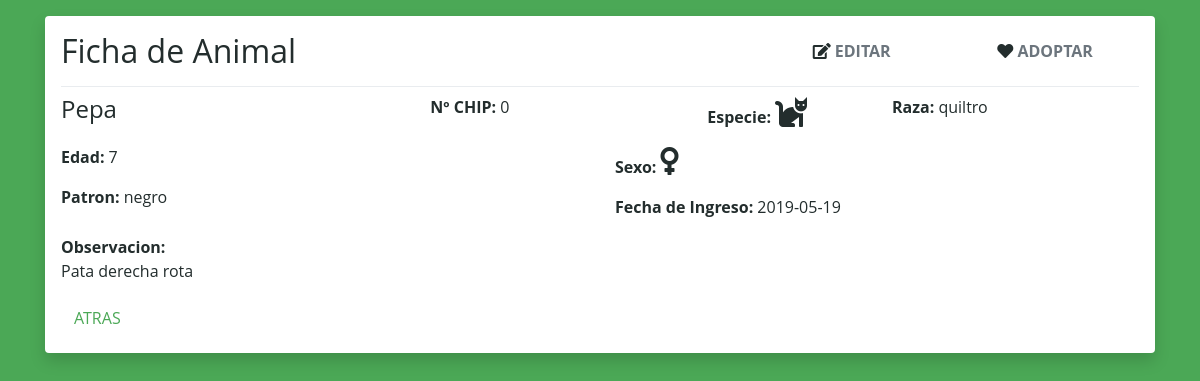
Before: /src/php/view/view-animal.php?cod=anm-002 with the older database file.
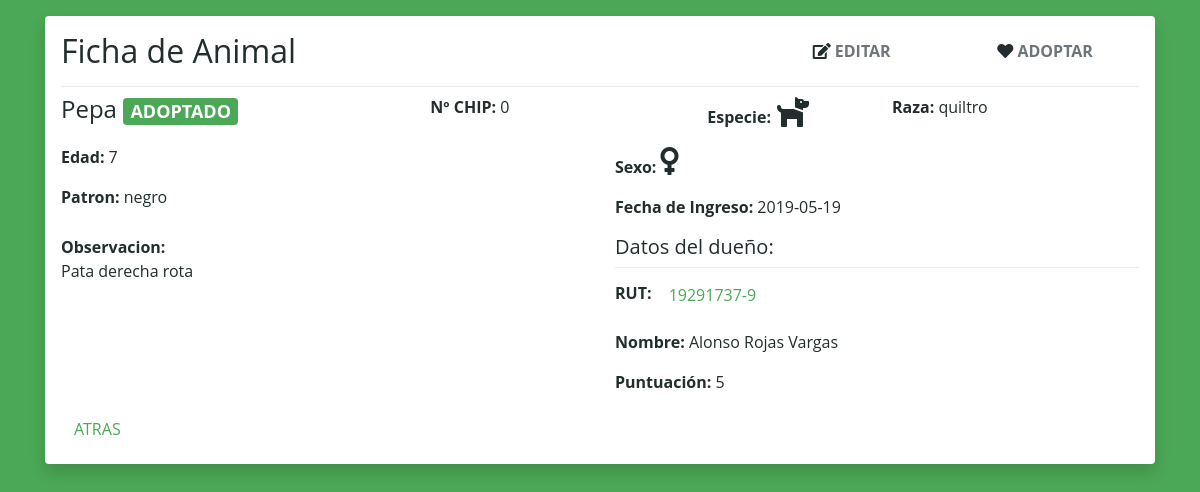
After: the same page with the newer database file.
### tables this page shows
CREATE TABLE `animal` (
  `cod` varchar(10) NOT NULL,
  `codDueno` varchar(10) DEFAULT NULL,
  `codOrganizacion` varchar(10) NOT NULL,
  `nombre` varchar(50) NOT NULL,
  `edad` int(11) NOT NULL,
  `fechaIngreso` date DEFAULT NULL,
  `especie` varchar(30) NOT NULL,
  `raza` varchar(100) NOT NULL,
  `patron` varchar(30) NOT NULL,
  `sexo` char(1) DEFAULT NULL,
  `observacion` text NOT NULL,
  `chip` int(15) DEFAULT NULL
);

CREATE TABLE `dueno` (
  `cod` varchar(10) NOT NULL,
  `nombre` varchar(50) NOT NULL,
  `apellidoPaterno` varchar(50) NOT NULL,
  `apellidoMaterno` varchar(50) NOT NULL,
  `fechaAdopcion` date NOT NULL,
  `puntuacionAdoptante` int(11) NOT NULL
);

### src/php/model/dao/AnimalDao.php (called while the page is built, shortened)
<?php
include_once '../model/dto/Animal.php';
include_once '../model/dto/Dueño.php';
include_once '../model/dto/Organizacion.php';
include_once '../model/dao/DueñoDao.php';
class AnimalDao
{
    function buscarAnimal($codigo)
    {
        $con = new Conexion();
        $conn = $con->Conectar();
        $sql = "SELECT * FROM animal WHERE cod = ?";
        $conn->set_charset("utf8");
        $statement = $conn->prepare($sql);
        $statement->bind_param('s',$codigo);
        $statement->execute();
        $result = $statement->get_result();
        if ($result->num_rows > 0) {
            $fila = $result->fetch_assoc();
            $animal = new Animal($fila["cod"], new Organizacion($fila["codOrganizacion"],NULL), new Dueño($fila["codDueno"],NULL,NULL,NULL,NULL,NULL),
                $fila["nombre"], $fila["edad"], $fila["fechaIngreso"], $fila["especie"], $fila["raza"],
                $fila["patron"], $fila["sexo"], $fila["observacion"], $fila["chip"]);
            return $animal;
        } else {
            echo "0 results";
            return null;
        }
    }
}
?>

### src/php/model/dto/Animal.php (called while the page is built, shortened)
<?php
include_once "Dueño.php";
include_once "Organizacion.php";
class Animal
{
    private $codigo = "anm-000";
    private $organizacion;
    private $nombre;
    private $edad;
    private $fechaInfreso;
    private $especie;
    private $raza;
    private $patron;
    private $sexo;
    private $observacion;
    private $chip;
    public function __construct($codigo, $organizacion, $dueño, $nombre, $edad, $fechaInfreso, $especie, $raza, $patron, $sexo, $observacion, $chip)
    {
        $this->codigo = is_null($codigo)?$this->codigo:$codigo;
        $this->organizacion = is_null($organizacion)?new Organizacion(NULL,NULL):$organizacion;
        $this->nombre = is_null($nombre)?$this->nombre:$nombre;
        $this->edad = is_null($edad)?$this->edad:$edad;
        $this->fechaInfreso = is_null($fechaInfreso)?$this->fechaInfreso:$fechaInfreso;
        $this->especie = is_null($especie)?$this->especie:$especie;
        $this->raza = is_null($raza)?$this->raza:$raza;
        $this->patron = is_null($patron)?$this->patron:$patron;
        $this->sexo = is_null($sexo)?$this->sexo:$sexo;
        $this->observacion = is_null($observacion)?$this->observacion:$observacion;
        $this->chip = is_null($chip)?$this->chip:$chip;
    }
    public function getCodigo(){
        return $this->codigo;
    }
    public function getCodigoOrganizacion(){
        return $this->organizacion->getCodigo();
    }
    public function getNombre(){
        return $this->nombre;
    }
    public function getEdad(){
        return $this->edad;
    }
    public function getFechaIngreso(){
        return $this->fechaInfreso;
    }
    public function getEspecie(){
        return $this->especie;
    }
    public function getRaza(){
        return $this->raza;
    }
    public function getPatron(){
        return $this->patron;
    }
    public function getSexo(){
        return $this->sexo;
    }
    public function getObservacion(){
        return $this->observacion;
    }
    public function getChip(){
        return $this->chip;
    }
}
?>

### src/php/model/dto/Organizacion.php (called while the page is built, shortened)
<?php
class Organizacion
{
    private $codigo;
    public function __construct($codigo, $nombre)
    {
        $this->codigo = is_null($codigo)?$this->codigo:$codigo;
    }
    public function getCodigo()
    {
        return $this->codigo;
    }
}
?>

### src/php/model/dao/DueñoDao.php (called while the page is built, shortened)
<?php
include_once '../model/dto/Dueño.php';
class DueñoDao
{
    function buscarDueño($codigo)
    {
        $con = new Conexion();
        $conn = $con->Conectar();
        $sql = "SELECT * FROM dueno WHERE cod = ?";
        $statement = $conn->prepare($sql);
        $statement->bind_param('s',$codigo);
        $statement->execute();
        $result = $statement->get_result();
        if ($result->num_rows > 0) {
            $fila = $result->fetch_assoc();
            $dueño = new Dueño($fila["cod"], $fila["nombre"], $fila["apellidoPaterno"],
            $fila["apellidoMaterno"], $fila["fechaAdopcion"], $fila["puntuacionAdoptante"]);
            return $dueño;
        } else {
            return null;
        }
    }
}
?>

### src/php/model/dto/Dueño.php (called while the page is built, shortened)
<?php
class Dueño
{
    private $codigo;
    private $nombre;
    private $apellidoPaterno;
    private $apellidoMaterno;
    private $puntuacionAdoptante;
    public function __construct($codigo, $nombre, $apellidoPaterno, $apellidoMaterno, $fechaAdopcion, $puntuacionAdoptante)
    {
        $this->codigo = is_null($codigo)?$this->codigo:$codigo;
        $this->nombre = is_null($nombre)?$this->nombre:$nombre;
        $this->apellidoPaterno = is_null($apellidoPaterno)?$this->apellidoPaterno:$apellidoPaterno;
        $this->apellidoMaterno = is_null($apellidoMaterno)?$this->apellidoMaterno:$apellidoMaterno;
        $this->puntuacionAdoptante = is_null($puntuacionAdoptante)?$this->puntuacionAdoptante:$puntuacionAdoptante;
    }
    public function getCodigo(){
        return $this->codigo;
    }
    public function getNombreCompleto()
    {
        return $this->nombre." ".$this->apellidoPaterno." ".$this->apellidoMaterno;
    }
    public function getPuntuacionAdoptante(){
        return $this->puntuacionAdoptante;
    }
}
?>

### src/php/view/view-animal.php (the view, shortened to what this page needs)
<!DOCTYPE html>
<html lang="en">
<head>
    <link rel="stylesheet" href="/RedcatandoAnimales/RedcatandoAnimales/src/css/main.css">
    <link rel="stylesheet" href="/RedcatandoAnimales/RedcatandoAnimales/src/css/bootstrap.css">
    <link rel="stylesheet" href="https://use.fontawesome.com/releases/v5.8.1/css/all.css">
</head>
<body class="bg-primary">
    <?php
    include_once '../model/dao/AnimalDao.php';
    include_once '../model/dao/DueñoDao.php';
    $codigo = $_GET["cod"];
    $aDao = new AnimalDao();
    $dDao = new DueñoDao();
    $animal = $aDao->buscarAnimal($codigo);
    ?>
    <div class="container container-fluid">
        <div class="my-3 shadow p-3 bg-white rounded">
            <div class="row">
                <div class="col-md-8">
                    <h2>Ficha de Animal</h2>
                </div>
                <div class="col-md-2">
                    <a href="update-animal.php?cod=<?php echo $animal->getCodigo()."&codOrg=".$animal->getCodigoOrganizacion();?>" class="btn btn-link text-muted font-weight-bold"><i class="fas fa-edit"></i> EDITAR</a>
                </div>
                <div class="col-md-2">
                    <a href="adopt-animal.php?cod=<?php echo $animal->getCodigo()."&codOrg=".$animal->getCodigoOrganizacion();?>" class="btn btn-link text-muted font-weight-bold"><i class="fas fa-heart"></i> ADOPTAR</a>
                </div>
            </div>
            <div class="dropdown-divider"></div>
            <?php
                $dueño = is_null($dDao->buscarDueño($animal->getCodigoDueño()))?new Dueño(NULL,NULL,NULL,NULL,NULL,NULL):$dDao->buscarDueño($animal->getCodigoDueño());
                echo "<div class='row'>";
                echo "<div class='col-md-4'>";
                if(is_null($dueño->getCodigo()))
                {
                    echo "<h4 class='text-capitalized'>".$animal->getNombre()."</h4>";
                }
                else{
                    echo "<h4>".$animal->getNombre()." <span class='badge badge-primary'>ADOPTADO</span></h4>";
                }
                echo "</div>";
                echo "<div class='col-md-3'>";
                echo "<p><strong>Nº CHIP: </strong> ".$animal->getChip()."</p>";
                echo "</div>";
                if($animal->getEspecie()=="canino"){
                    echo "<div class='col-md-2'>";
                    echo "<p><strong>Especie: </strong><span class='fas fa-dog fa-2x'></span></p>";
                    echo "</div>";
                }
                else{
                    echo "<div class='col-md-2'>";
                    echo "<p><strong>Especie: </strong><span class='fas fa-cat fa-2x'></span></p>";
                    echo "</div>";
                }
                echo "<div class='col-md-3'>";
                echo "<p><strong>Raza: </strong> ".$animal->getRaza()."</p>";
                echo "</div>";
                echo "</div>";
                echo "<div class='row'>";
                    echo "<div class='col-md-6'>";
                        echo "<p><strong>Edad: </strong> ".$animal->getEdad()."</p>";
                        echo "<p><strong>Patron: </strong> ".$animal->getPatron()."</p>";
                    echo "</div>";
                    echo "<div class='col-md-6'>";
                if($animal->getSexo()=='h'){
                        echo "<p><strong>Sexo: </strong><span class='fas fa-venus fa-2x'></span></p>";
                }
                else
                {
                        echo "<p><strong>Sexo: </strong><span class='fas fa-mars fa-2x'></span></p>";
                }
                        echo "<p><strong>Fecha de Ingreso: </strong>".$animal->getFechaIngreso()."</p>";
                    echo "</div>";
                echo "</div>";
                echo "<div class='row'>";
                if($dueño->getCodigo() == NULL)
                {
                    echo "<div class='col-md-12'>";
                    echo "<strong>Observacion: </strong>";
                    echo "<p>".$animal->getObservacion()."</p>";
                    echo "</div>";
                }
                else
                {
                    echo "<div class='col-md-6'>";
                    echo "<strong>Observacion: </strong>";
                    echo "<p>".$animal->getObservacion()."</p>";
                    echo "</div>";
                    echo "<div class='col-md-6'>";
                    echo "<h5>Datos del dueño: </h5>";
                    echo "<div class='dropdown-divider'></div>";
                    echo "<p><strong>RUT: </strong> <a class='btn btn-link' href='view-adoptant.php?cod=".$dueño->getCodigo()."'>".$dueño->getCodigo()."</a>";
                    echo "<p><strong>Nombre: </strong> ".$dueño->getNombreCompleto()."</p>";
                    echo "<p><strong>Puntuación: </strong> ".$dueño->getPuntuacionAdoptante()."</p>";
                    echo "</div>";
                }
                echo "</div>";
            ?>
            <a href="history-animal.php?codOrg=<?php echo $_GET["codOrg"]?>" class="btn btn-link">ATRAS</a>
        </div>
    </div>
</body>
</html>

### src/css/main.css (style rules this page uses)
:root { --primary-color:#4ba856; --success-color:#42c451; --danger-color:#db1125; --warning-color:#fcc737; --light-color:#fcf9f2; --dark-color:#232d2d; }
* { color:var(--dark-color); }

Changed rows visible on the page:
changed animal "Pepa": especie "perro" → "canino" (drawn)
added dueno: cod "19291737-9", $dueño->getNombreCompleto() "Alonso Rojas Vargas", puntuacionAdoptante "5"
Other visible differences:
text now shown: "ADOPTADO Datos del dueño: RUT: Nombre: Puntuación:"
